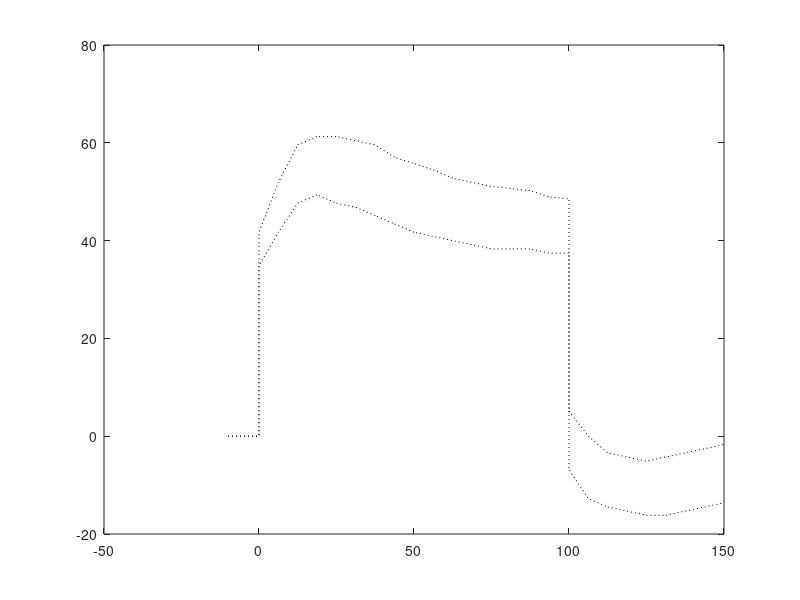

Source code (MATLAB): (Note: this script raises an error after producing the figure.)

TE1 = 40*[0 0 4.9 6.1  7.0  7.2   7.2 7.1   7.0  6.7   6.55 6.4 6.2 6.1 6.0 5.95 5.9 5.75 5.7 0.6  0    -0.4 -0.5 -0.6 -0.5 -0.4 -0.3 -0.2]/4.7;
TE2 = 40*[0 0 4.1 4.9  5.6  5.8   5.6 5.5   5.3  5.1   4.9  4.8 4.7 4.6 4.5 4.5  4.5 4.4  4.4 -0.8 -1.5 -1.7 -1.8 -1.9 -1.9 -1.8 -1.7 -1.6]/4.7;
TS  =    [-10 0 0   6.25 12.5 18.75 25  31.25 37.5 43.75 50 56.25   62.5 68.75   75   81.25   87.5   93.75  100 100 106.2500  112.5000  118.7500 125.0000  131.2500  137.5000  143.7500  150.0000];
 
plot(TS,TE1,'k:',...
     TS,TE2,'k:');
 
 DATA = [TS' TE1' TE2'];
 save te_valid.txt DATA -ASCII
